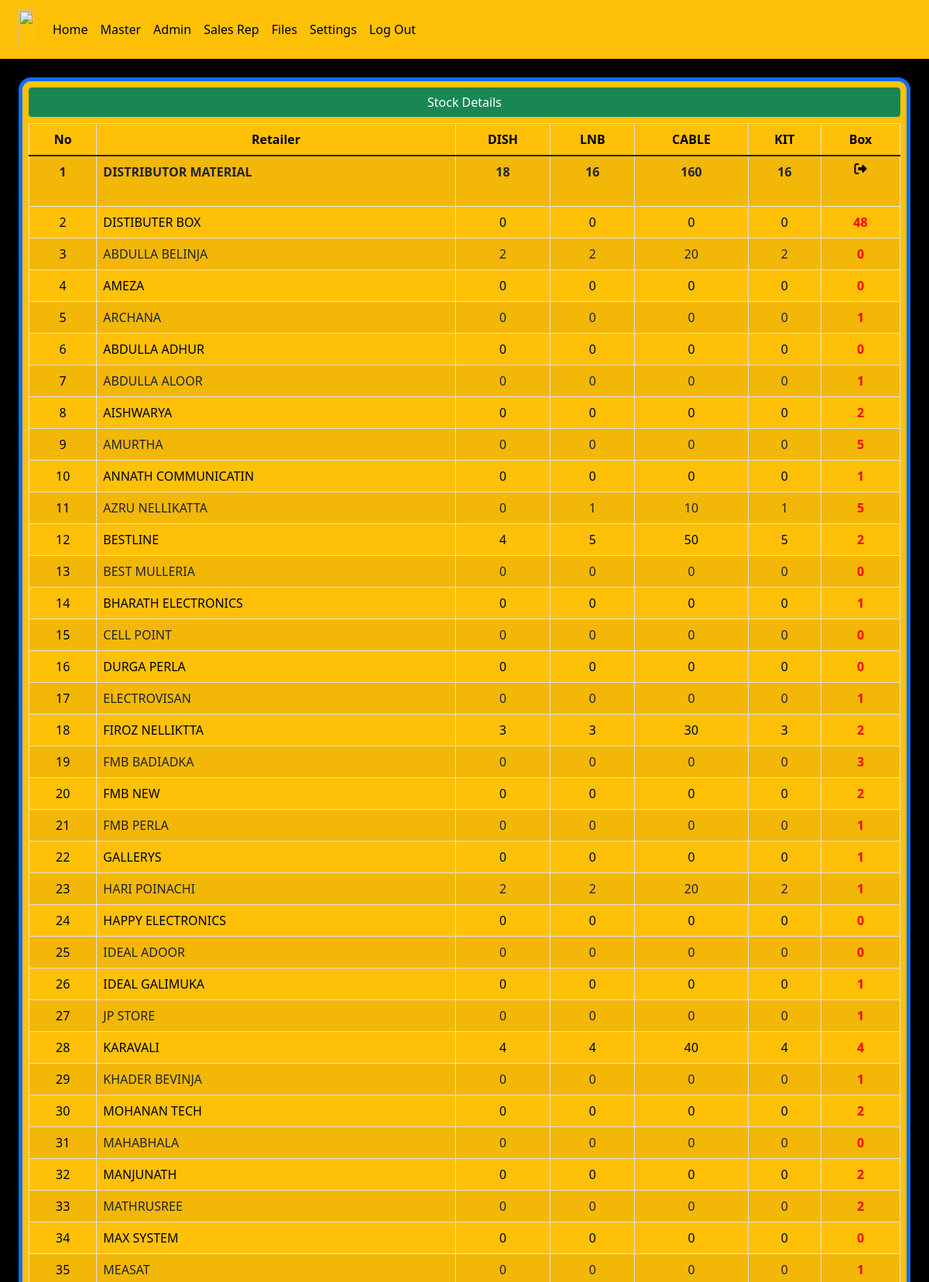
The page /stock_view (upper part) on the database its author committed.
### d2h_manager/models.py (models this page shows, shortened)
class product(models.Model):
    cable = models.PositiveIntegerField(default=0, null=True)
    lnb = models.PositiveIntegerField(default=0, null=True)
    dish = models.PositiveIntegerField(default=0, null=True)
    kit = models.PositiveIntegerField(default=0, null=True)

class to_ret_product(models.Model):
    retailer = models.ForeignKey(retailer_master, on_delete=models.CASCADE)
    cable2=models.PositiveIntegerField(default=0,null=True)
    lnb2=models.PositiveIntegerField(default=0,null=True)
    dish2=models.PositiveIntegerField(default=0,null=True)
    kit2=models.PositiveIntegerField(default=0,null=True)
    box2=models.PositiveIntegerField(default=0,null=True)

class retailer_master(models.Model):
    r_name=models.CharField(max_length=50 ,null=True)
    address=models.CharField(max_length=50 ,null=True)
    ph_no=models.CharField(max_length=50 ,null=True)
    def __str__(self):
        return self.r_name

### d2h_manager/views.py (the view)
# urls.py: path('stock_view',views.stock_view,name='stock_view'),
def stock_view(request):
    products = to_ret_product.objects.all().order_by('retailer__r_name')
    products1=product.objects.all()
    return render(request, 'stock_view.html', {'products': products,'products1': products1})

### d2h_manager/templates/stock_view.html (shortened to what this page needs)
{% extends 'blank_layout.html' %}
{% load static %}
{% block content %}
<div class="container-fluid">
    <div class="row">
        <div class="onlypc1 pt-3">
            <div class="bg-warning p-2 border border-5 rounded-4 border-primary onlypc1">
                <table id="example" class="table table-striped table-bordered" cellspacing="0" width="100%">
                    <div class="row">
                        <div class="d-grid gap-2 pb-2">
                            <button class="btn btn-success" type="button">Stock Details</button>
                        </div>
                    </div>
                    <thead>
                        <tr>
                            <th class="text-center">No</th>
                            <th class="text-center">Retailer</th>
                            <th class="text-center">DISH</th>
                            <th class="text-center">LNB</th>
                            <th class="text-center">CABLE</th>
                            <th class="text-center">KIT</th>
                            <th class="text-center">Box</th>
                        </tr>
                    </thead>
                    <tbody>
                        {% for product1 in products1 %}
                        <tr style="font-weight: bold;">
                            <td class="text-center">{{ forloop.counter }}</td>
                            <td class="">DISTRIBUTOR MATERIAL</td>
                            <td class="text-center">{{ product1.dish | upper }}</td>
                            <td class="text-center">{{ product1.lnb | upper }}</td>
                            <td class="text-center">{{ product1.cable | upper }}</td>
                            <td class="text-center">{{ product1.kit | upper }}</td>
                            <td class="text-center"><a href="#" style="text-decoration: none; color: rgb(0, 0, 0);">
                                <i class="fa-solid fa-right-from-bracket " ><p style="color: transparent;">0</p></i></a></td>
                        </tr>
                        {% endfor %}
                        {% for product in products %}
                        <tr>
                            <td class="text-center"><a href="{% url 'adjust_box' %}" style="text-decoration: none;color: black;">
                                {{ forloop.counter0|add:2 }}</a></td>
                            <td class="">{{ product.retailer | upper }}</td>
                            <td class="text-center">{{ product.dish2 | upper }}</td>
                            <td class="text-center">{{ product.lnb2 | upper }}</td>
                            <td class="text-center">{{ product.cable2 | upper }}</td>
                            <td class="text-center">{{ product.kit2 | upper }}</td>
                            <td class="text-center"><a href="{% url 'stock_view_ret' product.id %}" style="text-decoration: none;color: red; font-weight: bold;">
                                {{ product.box2 | upper }}</a></td>
                        </tr>
                        {% endfor %}
                    </tbody>
                </table>
            </div>
        </div>
    </div>
</div>
{% endblock %}

### d2h_manager/static/style.css (style rules this page uses)
.onlypc1 { padding-top: 30px; }

### rows shown on the page
product: dish "18", lnb "16", cable "160", kit "16"
to_ret_product: retailer "DISTIBUTER BOX", dish2 "0", lnb2 "0", cable2 "0", kit2 "0", box2 "48"
to_ret_product: retailer "ABDULLA BELINJA", dish2 "2", lnb2 "2", cable2 "20", kit2 "2", box2 "0"
to_ret_product: retailer "AMEZA", dish2 "0", lnb2 "0", cable2 "0", kit2 "0", box2 "0"
to_ret_product: retailer "ARCHANA", dish2 "0", lnb2 "0", cable2 "0", kit2 "0", box2 "1"
to_ret_product: retailer "ABDULLA ADHUR", dish2 "0", lnb2 "0", cable2 "0", kit2 "0", box2 "0"
to_ret_product: retailer "ABDULLA ALOOR", dish2 "0", lnb2 "0", cable2 "0", kit2 "0", box2 "1"
to_ret_product: retailer "AISHWARYA", dish2 "0", lnb2 "0", cable2 "0", kit2 "0", box2 "2"
to_ret_product: retailer "AMURTHA", dish2 "0", lnb2 "0", cable2 "0", kit2 "0", box2 "5"
to_ret_product: retailer "ANNATH COMMUNICATIN", dish2 "0", lnb2 "0", cable2 "0", kit2 "0", box2 "1"
to_ret_product: retailer "AZRU NELLIKATTA", dish2 "0", lnb2 "1", cable2 "10", kit2 "1", box2 "5"
to_ret_product: retailer "BESTLINE", dish2 "4", lnb2 "5", cable2 "50", kit2 "5", box2 "2"
to_ret_product: retailer "BEST MULLERIA", dish2 "0", lnb2 "0", cable2 "0", kit2 "0", box2 "0"
to_ret_product: retailer "BHARATH ELECTRONICS", dish2 "0", lnb2 "0", cable2 "0", kit2 "0", box2 "1"
to_ret_product: retailer "CELL POINT", dish2 "0", lnb2 "0", cable2 "0", kit2 "0", box2 "0"
to_ret_product: retailer "DURGA PERLA", dish2 "0", lnb2 "0", cable2 "0", kit2 "0", box2 "0"
to_ret_product: retailer "ELECTROVISAN", dish2 "0", lnb2 "0", cable2 "0", kit2 "0", box2 "1"
to_ret_product: retailer "FIROZ NELLIKTTA", dish2 "3", lnb2 "3", cable2 "30", kit2 "3", box2 "2"
to_ret_product: retailer "FMB BADIADKA", dish2 "0", lnb2 "0", cable2 "0", kit2 "0", box2 "3"
to_ret_product: retailer "FMB NEW", dish2 "0", lnb2 "0", cable2 "0", kit2 "0", box2 "2"
to_ret_product: retailer "FMB PERLA", dish2 "0", lnb2 "0", cable2 "0", kit2 "0", box2 "1"
to_ret_product: retailer "GALLERYS", dish2 "0", lnb2 "0", cable2 "0", kit2 "0", box2 "1"
to_ret_product: retailer "HARI POINACHI", dish2 "2", lnb2 "2", cable2 "20", kit2 "2", box2 "1"
to_ret_product: retailer "HAPPY ELECTRONICS", dish2 "0", lnb2 "0", cable2 "0", kit2 "0", box2 "0"
to_ret_product: retailer "IDEAL ADOOR", dish2 "0", lnb2 "0", cable2 "0", kit2 "0", box2 "0"
to_ret_product: retailer "IDEAL GALIMUKA", dish2 "0", lnb2 "0", cable2 "0", kit2 "0", box2 "1"
to_ret_product: retailer "JP STORE", dish2 "0", lnb2 "0", cable2 "0", kit2 "0", box2 "1"
to_ret_product: retailer "KARAVALI", dish2 "4", lnb2 "4", cable2 "40", kit2 "4", box2 "4"
to_ret_product: retailer "KHADER BEVINJA", dish2 "0", lnb2 "0", cable2 "0", kit2 "0", box2 "1"
to_ret_product: retailer "MOHANAN TECH", dish2 "0", lnb2 "0", cable2 "0", kit2 "0", box2 "2"
to_ret_product: retailer "MAHABHALA", dish2 "0", lnb2 "0", cable2 "0", kit2 "0", box2 "0"
to_ret_product: retailer "MANJUNATH", dish2 "0", lnb2 "0", cable2 "0", kit2 "0", box2 "2"
to_ret_product: retailer "MATHRUSREE", dish2 "0", lnb2 "0", cable2 "0", kit2 "0", box2 "2"
to_ret_product: retailer "MAX SYSTEM", dish2 "0", lnb2 "0", cable2 "0", kit2 "0", box2 "0"
to_ret_product: retailer "MEASAT", dish2 "0", lnb2 "0", cable2 "0", kit2 "0", box2 "1"
